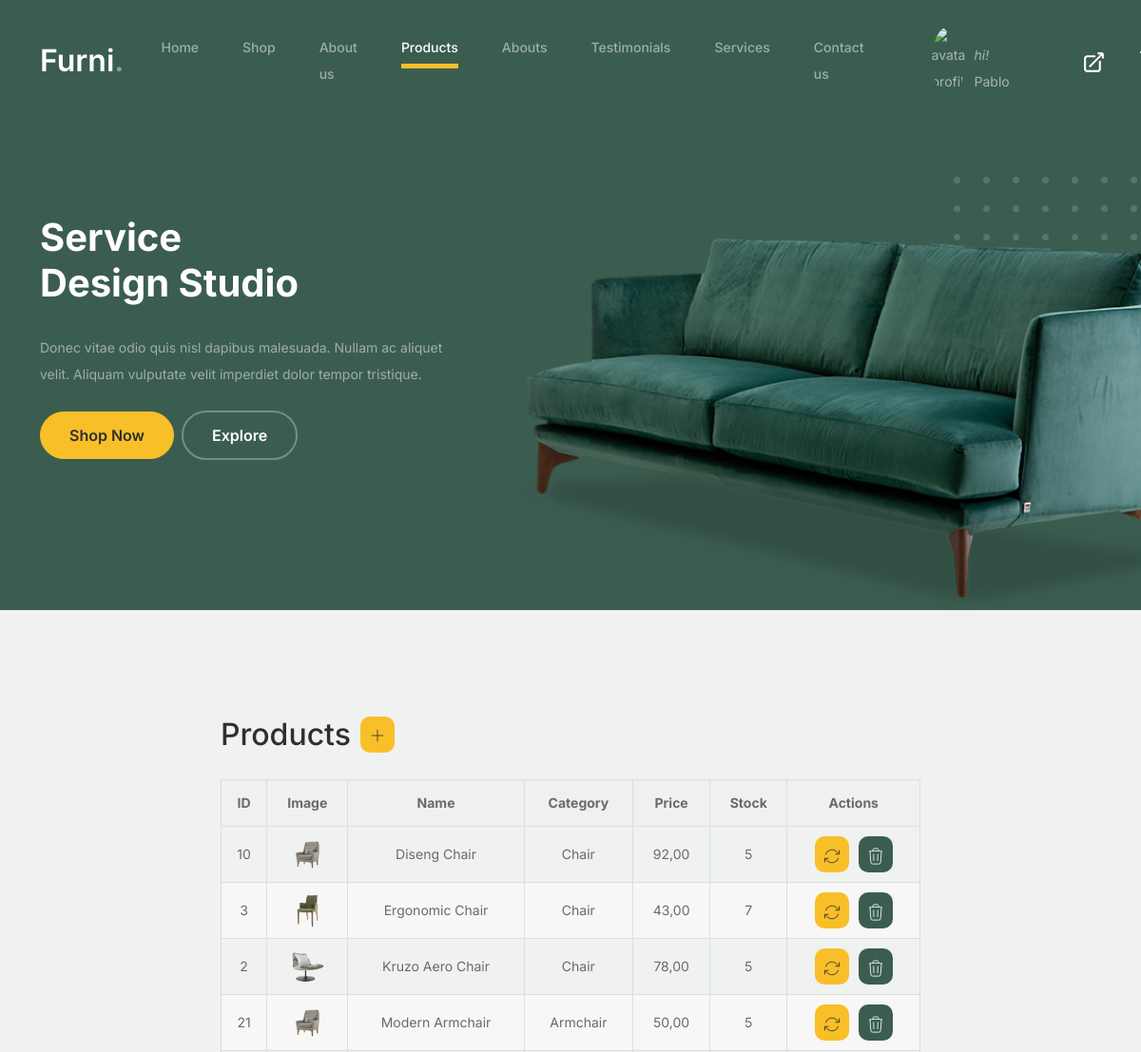
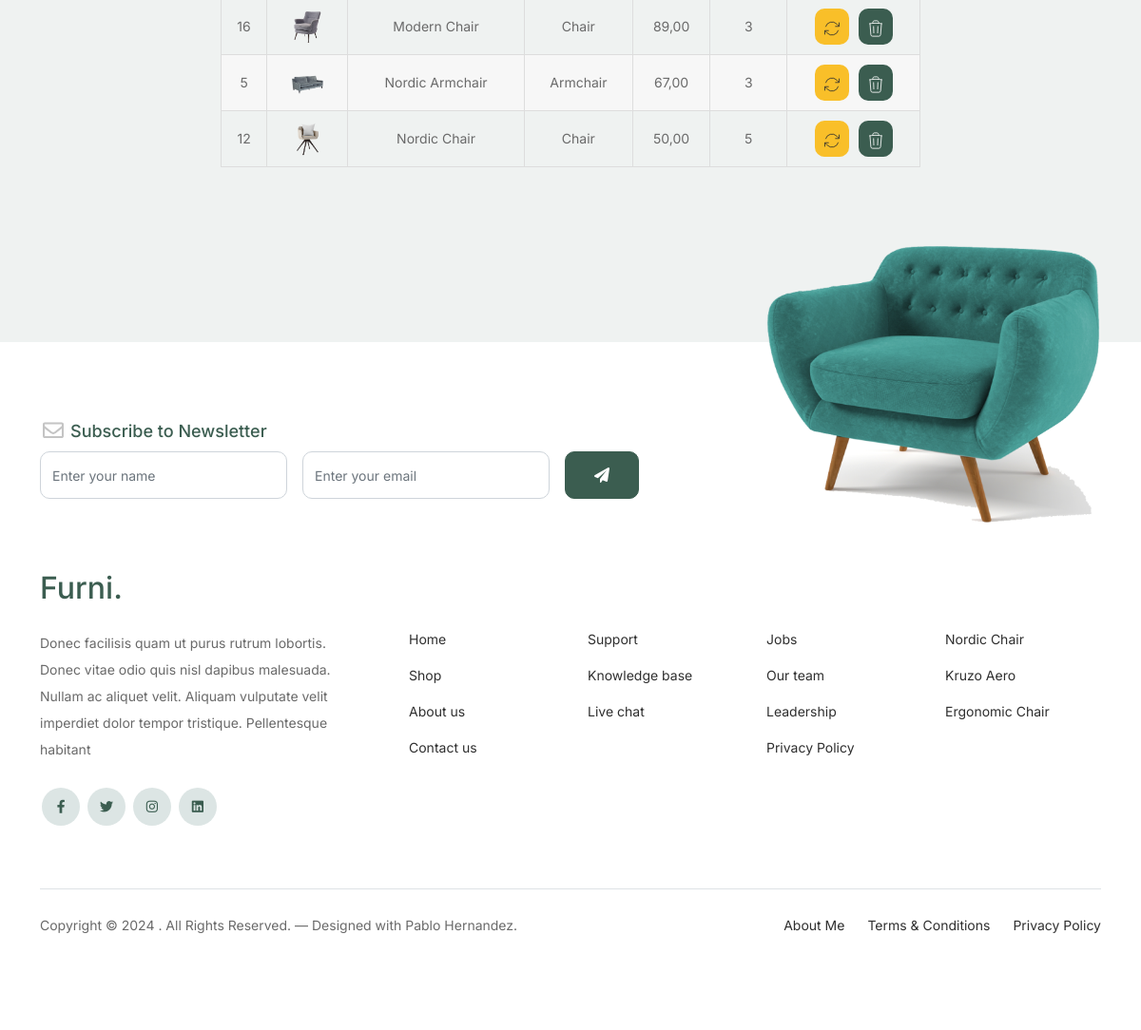
Screenshot of /products/ (signed in) with the database file from the repository (2 pictures, top to bottom).
### models/models.py (models this page shows, shortened)
class Product(models.Model):
    name = models.CharField(max_length=100)
    price = models.DecimalField(max_digits=5, decimal_places=2)
    stock = models.IntegerField()
    category = models.CharField(max_length=100, default="")
    image_url = models.CharField(max_length=2083, default="")
    class Meta:
        verbose_name_plural = "Products"
        verbose_name = "Product"
        ordering = ["name"]

### models/views.py (the view)
# urls.py: path("products/", Products.as_view(), name="products"),
class Products(CustomLoginRequiredMixin, ListView):
    model = Product
    template_name = "products.html"
    permission_denied_message = "You are not authorized to view this page"

### models/views.py (called while the page is built)
    def dispatch(self, request, *args, **kwargs):
        user = request.user
        if not user.is_authenticated:
            messages.warning(request, "You must be logged in to view this page")
            return self.handle_no_permission()
        return super(CustomLoginRequiredMixin, self).dispatch(request, *args, **kwargs)

### models/templates/products.html (shortened to what this page needs)
{% extends 'index.html' %}
{% block static %}
	{% load static %}
{% endblock static %}
{% block nav %}
	<li><a class="nav-link" href="{% url 'home' %}">Home</a></li>
	<li><a class="nav-link" href="{% url 'shop' %}">Shop</a></li>
	<li><a class="nav-link" href="{% url 'about' %}">About us</a></li>
  <li class="nav-item active">
		<a class="nav-link" href="{% url 'products' %}">Products</a>
	</li>
  <li><a class="nav-link" href="{% url 'abouts' %}">Abouts</a></li>
	<li><a class="nav-link" href="{% url 'testimonials' %}">Testimonials</a></li>
  <li><a class="nav-link" href="{% url 'services' %}">Services</a></li>
	<li><a class="nav-link" href="{% url 'contact' %}">Contact us</a></li>
{% endblock nav %}
{% block hero %}
<div class="hero">
  <div class="container">
    <div class="row justify-content-between">
    	<div class="col-lg-5">
    		<div class="intro-excerpt">
    			<h1>Service <br/><span clsas="d-block">Design Studio</span></h1>
    			<p class="mb-4">Donec vitae odio quis nisl dapibus malesuada. Nullam ac aliquet velit. Aliquam vulputate velit imperdiet dolor tempor tristique.</p>
    			<p><a href="" class="btn btn-secondary me-2">Shop Now</a><a href="#" class="btn btn-white-outline">Explore</a></p>
    		</div>
    	</div>
    	<div class="col-lg-7">
    		<div class="hero-img-wrap">
    			<img src="{% static 'images/couch.png' %}" class="img-fluid">
    		</div>
    	</div>
    </div>
  </div>
</div>
{% endblock hero %}
{% block content %}
	<div class="untree_co-section">
		<div class="container">
	  	<div class="block">
        <div class="row justify-content-center mb-5">
          <div class="col-md-8 col-lg-8 pb-4">
            <div class="title-table" >
              <h2 class="section-title">Products</h2>
              <a class="btn-table btn-secondary" href="{% url 'productCreate' %}">
                <svg xmlns="http://www.w3.org/2000/svg" fill="none" viewBox="0 0 24 24" strokeWidth=2 stroke="currentColor" class="icon-table">
                  <path strokeLinecap="round" strokeLinejoin="round" d="M12 4.5v15m7.5-7.5h-15" />
                </svg>
              </a>
            </div>
            <table>
              <tr>
                <th>ID</th>
                <th>Image</th>
                <th>Name</th>
                <th>Category</th>
                <th>Price</th>
                <th>Stock</th>
                <th>Actions</th>
              </tr>
              {% for product in product_list %}
              <tr>
                <td>{{product.id}}</td>
                <td><img class="img-table" src="{% static 'images/'|add:product.image_url %}" alt="" /></td>
                <td>{{product.name}}</td>
                <td>{{product.category}}</td>
                <td>{{product.price}}</td>
                <td>{{product.stock}}</td>
                <td>
                  <div class="actions-table" >
                    <a class="btn-table btn-secondary" href="{% url 'productUpdate' product.id %}">
                    </a>
                    <a class="btn-table btn-primary" href="{% url 'productDelete' product.id %}">
                    </a>
                  </div>
                </td>
              </tr>
              {% endfor %}
            </table>
          </div>
        </div>
			</div>
	  </div>
	</div>
{% endblock content %}

### models/templates/index.html (shortened to what this page needs)
<!DOCTYPE html>
<html lang="es">
  <head>
    {% block static %} {% load static %} {% endblock static %}
    <link href="{% static 'css/bootstrap.min.css' %}" rel="stylesheet" />
    <link
      href="https://cdnjs.cloudflare.com/ajax/libs/font-awesome/6.0.0-beta3/css/all.min.css"
      rel="stylesheet"
    />
    <link href="{% static 'css/tiny-slider.css' %}" rel="stylesheet" />
    <link href="{% static 'css/style.css' %}" rel="stylesheet" />
  </head>
  <body>
    <nav class="custom-navbar navbar navbar navbar-expand-md navbar-dark bg-dark" arial-label="Furni navigation bar">
      <div class="container">
        <a class="navbar-brand" href="{% url 'home' %}">Furni<span>.</span></a>
        <div class="collapse navbar-collapse" id="navbarsFurni">
          <ul class="custom-navbar-nav navbar-nav ms-auto mb-2 mb-md-0">
            {% block nav %}{% endblock nav %}
          </ul>
          {% if user.is_authenticated %}
          <ul class="custom-navbar-cta navbar-nav mb-2 mb-md-0 ms-5">
            <li>
              <a class="nav-link nav-user" href="{% url 'profile' %}">
                <img class="img-avatar-nav" src="{{request.session.avatar}}" alt="avatar profile" />
                <p class="nav-name"><em class="hi">hi!</em>  {{user.first_name}}</p>
              </a>
            </li>
          </ul>
          {% endif %}
          <ul class="custom-navbar-cta navbar-nav mb-2 mb-md-0 ms-5">
            {% if user.is_authenticated %}
            <li>
              <a class="nav-link" href="{% url 'logout' %}">
                <svg
                  xmlns="http://www.w3.org/2000/svg"
                  fill="none"
                  viewBox="0 0 24 24"
                  strokeWidth="2"
                  stroke="currentColor"
                  class="icon-logout"
                >
                  <path
                    strokeLinecap="round"
                    strokeLinejoin="round"
                    d="M13.5 6H5.25A2.25 2.25 0 0 0 3 8.25v10.5A2.25 2.25 0 0 0 5.25 21h10.5A2.25 2.25 0 0 0 18 18.75V10.5m-10.5 6L21 3m0 0h-5.25M21 3v5.25"
                  />
                </svg>
              </a>
            </li>
            {% else %}
            <li>
              <a class="nav-link" href="{% url 'login' %}">
                <img src="{% static 'images/user.svg' %}" />
              </a>
            </li>
            {% endif %}
            <li>
              <a class="nav-link" href="{% url 'cart' %}">
              </a>
            </li>
          </ul>
        </div>
      </div>
    </nav>
    {% block hero %}{% endblock hero %}
    {% block content %}{% endblock content%}
    <footer class="footer-section">
      <div class="container relative">
        <div class="sofa-img">
          <img
            src="{% static 'images/sofa.png' %}"
            alt="Image"
            class="img-fluid"
          />
        </div>
        <div class="row">
          <div class="col-lg-8">
            <div class="subscription-form">
              <h3 class="d-flex align-items-center">
                <span class="me-1"
                  ><img
                    src="{% static 'images/envelope-outline.svg' %}"
                    alt="Image"
                    class="img-fluid" /></span
                ><span>Subscribe to Newsletter</span>
              </h3>
              <form action="#" class="row g-3">
                <div class="col-auto">
                  <input
                    type="text"
                    class="form-control"
                    placeholder="Enter your name"
                  />
                </div>
                <div class="col-auto">
                  <input
                    type="email"
                    class="form-control"
                    placeholder="Enter your email"
                  />
                </div>
                <div class="col-auto">
                  <button class="btn btn-primary">
                    <span class="fa fa-paper-plane"></span>
                  </button>
                </div>
              </form>
            </div>
          </div>
        </div>
        <div class="row g-5 mb-5">
          <div class="col-lg-4">
            <div class="mb-4 footer-logo-wrap">
              <a href="#" class="footer-logo">Furni<span>.</span></a>
            </div>
            <p class="mb-4">
              Donec facilisis quam ut purus rutrum lobortis. Donec vitae odio
              quis nisl dapibus malesuada. Nullam ac aliquet velit. Aliquam
              vulputate velit imperdiet dolor tempor tristique. Pellentesque
              habitant
            </p>
            <ul class="list-unstyled custom-social">
              <li>
                <a href="#"><span class="fa fa-brands fa-facebook-f"></span></a>
              </li>
              <li>
                <a href="#"><span class="fa fa-brands fa-twitter"></span></a>
              </li>
              <li>
                <a href="#"><span class="fa fa-brands fa-instagram"></span></a>
              </li>
              <li>
                <a href="#"><span class="fa fa-brands fa-linkedin"></span></a>
              </li>
            </ul>
          </div>
          <div class="col-lg-8">
            <div class="row links-wrap">
              <div class="col-6 col-sm-6 col-md-3">
                <ul class="list-unstyled">
                  <li><a href="{% url 'home' %}">Home</a></li>
                  <li><a href="{% url 'shop' %}">Shop</a></li>
                  <li><a href="{% url 'about' %}">About us</a></li>
                  <li><a href="{% url 'contact' %}">Contact us</a></li>
                </ul>
              </div>
              <div class="col-6 col-sm-6 col-md-3">
                <ul class="list-unstyled">
                  <li><a href="#">Support</a></li>
                  <li><a href="#">Knowledge base</a></li>
                  <li><a href="#">Live chat</a></li>
                </ul>
              </div>
              <div class="col-6 col-sm-6 col-md-3">
                <ul class="list-unstyled">
                  <li><a href="#">Jobs</a></li>
                  <li><a href="#">Our team</a></li>
                  <li><a href="#">Leadership</a></li>
                  <li><a href="#">Privacy Policy</a></li>
                </ul>
              </div>
              <div class="col-6 col-sm-6 col-md-3">
                <ul class="list-unstyled">
                  <li><a href="#">Nordic Chair</a></li>
                  <li><a href="#">Kruzo Aero</a></li>
                  <li><a href="#">Ergonomic Chair</a></li>
                </ul>
              </div>
            </div>
          </div>
        </div>
        <div class="border-top copyright">
          <div class="row pt-4">
            <div class="col-lg-6">
              <p class="mb-2 text-center text-lg-start">
                Copyright &copy;
                . All Rights Reserved. &mdash; Designed with Pablo Hernandez.
              </p>
            </div>
            <div class="col-lg-6 text-center text-lg-end">
              <ul class="list-unstyled d-inline-flex ms-auto">
                <li class="me-4"><a href="{% url 'aboutMe' %}">About Me</a></li>
                <li class="me-4"><a href="#">Terms &amp; Conditions</a></li>
                <li><a href="#">Privacy Policy</a></li>
              </ul>
            </div>
          </div>
        </div>
      </div>
    </footer>
  </body>
</html>

### rows the page displays
Product: id "10", image_url (picture), name "Diseng Chair", category "Chair", price "92,00", stock "5"
Product: id "3", image_url (picture), name "Ergonomic Chair", category "Chair", price "43,00", stock "7"
Product: id "2", image_url (picture), name "Kruzo Aero Chair", category "Chair", price "78,00", stock "5"
Product: id "21", image_url (picture), name "Modern Armchair", category "Armchair", price "50,00", stock "5"
Product: id "16", image_url (picture), name "Modern Chair", category "Chair", price "89,00", stock "3"
Product: id "5", image_url (picture), name "Nordic Armchair", category "Armchair", price "67,00", stock "3"
Product: id "12", image_url (picture), name "Nordic Chair", category "Chair", price "50,00", stock "5"

### other values shown
{{ user.first_name }} "Pablo"
